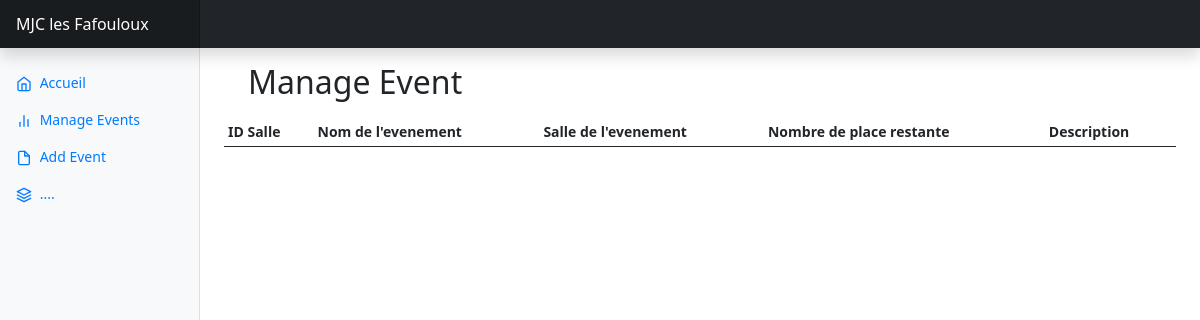
Before: /admin/manage-event.php with the older database file.
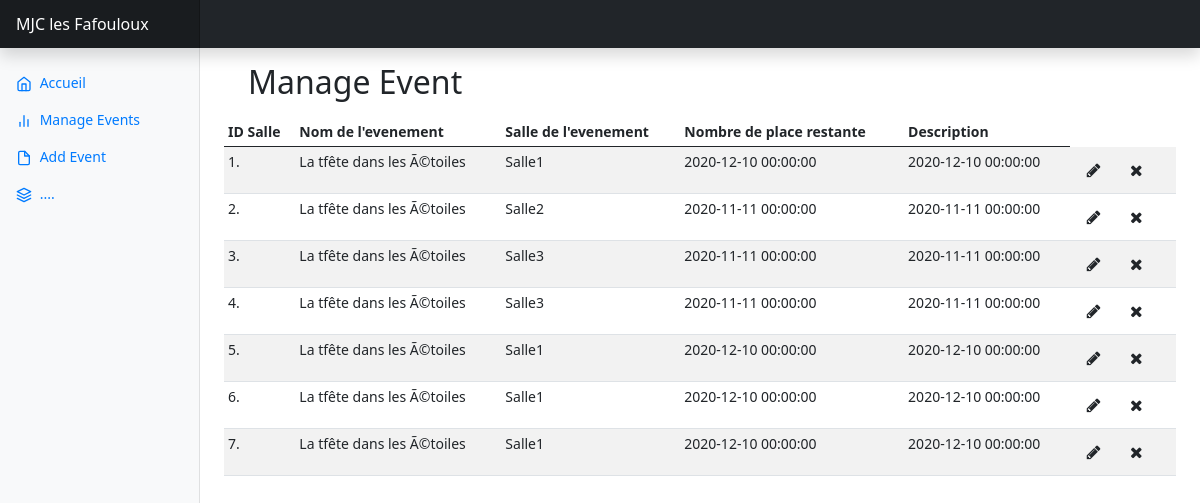
After: the same page with the newer database file.
### tables this page shows
CREATE TABLE IF NOT EXISTS `events` (
  `event_id` int(11) NOT NULL AUTO_INCREMENT,
  `active` tinyint(1) NOT NULL,
  `start_date` datetime NOT NULL,
  `end_date` datetime NOT NULL,
  `name` varchar(30) NOT NULL,
  `description` text NOT NULL,
  `price` float NOT NULL,
  `room_id` int(11) NOT NULL,
  `is_cancelled` tinyint(1) NOT NULL,
  `type` varchar(50) NOT NULL,
  `image` varchar(50) NOT NULL,
  `info` text NOT NULL,
  `is_free` tinyint(1) NOT NULL,
  PRIMARY KEY (`event_id`),
  KEY `events_fk0` (`room_id`)
);

CREATE TABLE IF NOT EXISTS `rooms` (
  `room_id` int(11) NOT NULL AUTO_INCREMENT,
  `name` varchar(30) NOT NULL,
  `description` text NOT NULL,
  `seats` int(11) NOT NULL,
  PRIMARY KEY (`room_id`)
);

### admin/manage-event.php (the view, shortened to what this page needs)
<!doctype html>
<?php
	include('../fichier/config.php');
?>
<html lang="fr">
  <head>
	<link href="../css/bootstrap/css/bootstrap.min.css" rel="stylesheet">
	<link rel="stylesheet" href="../css/font-awesome/css/font-awesome.min.css">
    <link href="dashboard.css" rel="stylesheet">
  </head>
  <body>
<?php include('header.php');?>
<div class="container-fluid">
  <div class="row">
  	<?php include('sidebar.php');?>
    <main class="col-md-9 ms-sm-auto col-lg-10 px-md-4">
	<div class="container-fluid container-fullw bg-white margin15top">
	  <h2 class="over-title margin-bottom-15">Manage <span class="text-bold">Event</span></h2>
	  </div>
      <div class="table-responsive">
        <table class="table table-striped table-sm">
          <thead>
            <tr>
	            <th>ID Salle</th>
	            <th>Nom de l'evenement</th>
	            <th>Salle de l'evenement</th>
	            <th>Nombre de place restante</th>
	            <th>Description</th>
            </tr>
          </thead>
          <tbody>
		<?php
			$sql=mysqli_query($con,"select * from events");
			$cnt=1;
			while($row=mysqli_fetch_array($sql))
			{
		?>
			<tr>
				<td class="center"><?php echo $cnt;?>.</td>
				<td class="hidden-xs"><?php echo $row['name'];?></td>
				<?php
					$room_result = mysqli_query($con, "SELECT name FROM rooms WHERE room_id=".$row['room_id']." LIMIT 1");
					$room_row = mysqli_fetch_assoc($room_result);
				?>
				<td><?php echo $room_row['name'];?></td>
				<td><?php echo $row['start_date'];?>
				<td><?php echo $row['end_date'];?>
				</td>
				<td >
					<div class="visible-md visible-lg hidden-sm hidden-xs">
						<a href="edit-event.php?event_id=<?php echo $row['event_id'];?>" class="btn btn-transparent btn-xs" tooltip-placement="top" tooltip="Edit"><i class="fa fa-pencil"></i></a>
						<a href="manage-event.php?event_id=<?php echo $row['event_id']?>&del=delete" onClick="return confirm('Are you sure you want to delete?')"class="btn btn-transparent btn-xs tooltips" tooltip-placement="top" tooltip="Remove"><i class="fa fa-times fa fa-white"></i></a>
					</div>
				</td>
			</tr>
			<?php
				$cnt=$cnt+1;
			}?>
          </tbody>
        </table>
      </div>
    </main>
  </div>
</div>
  </body>
</html>

Changed rows visible on the page:
added events: name "La tfête dans les Ã©toiles", room.name "Salle1", start_date "2020-12-10 00:00:00", end_date "2020-12-10 00:00:00"
added events: name "La tfête dans les Ã©toiles", room.name "Salle2", start_date "2020-11-11 00:00:00", end_date "2020-11-11 00:00:00"
added events: name "La tfête dans les Ã©toiles", room.name "Salle3", start_date "2020-11-11 00:00:00", end_date "2020-11-11 00:00:00"
added events: name "La tfête dans les Ã©toiles", room.name "Salle3", start_date "2020-11-11 00:00:00", end_date "2020-11-11 00:00:00"
added events: name "La tfête dans les Ã©toiles", room.name "Salle1", start_date "2020-12-10 00:00:00", end_date "2020-12-10 00:00:00"
added events: name "La tfête dans les Ã©toiles", room.name "Salle1", start_date "2020-12-10 00:00:00", end_date "2020-12-10 00:00:00"
added events: name "La tfête dans les Ã©toiles", room.name "Salle1", start_date "2020-12-10 00:00:00", end_date "2020-12-10 00:00:00"
